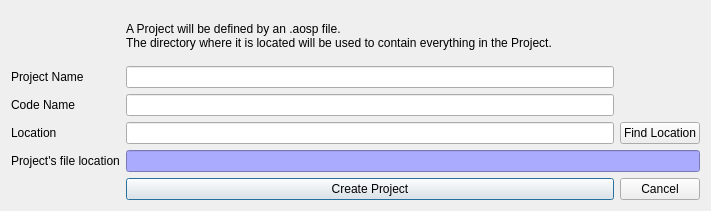
<?xml version="1.0" encoding="UTF-8"?>
<ui version="4.0">
 <class>NewProjectDialog</class>
 <widget class="QWidget" name="NewProjectDialog">
  <property name="geometry">
   <rect>
    <x>0</x>
    <y>0</y>
    <width>711</width>
    <height>211</height>
   </rect>
  </property>
  <property name="windowTitle">
   <string>New AOS Designer Project</string>
  </property>
  <layout class="QGridLayout" name="gridLayout">
   <item row="2" column="0">
    <widget class="QLabel" name="label">
     <property name="text">
      <string>Project Name</string>
     </property>
    </widget>
   </item>
   <item row="2" column="1">
    <widget class="QLineEdit" name="edit_project_name">
     <property name="toolTip">
      <string>&lt;!DOCTYPE HTML PUBLIC &quot;-//W3C//DTD HTML 4.0//EN&quot; &quot;http://www.w3.org/TR/REC-html40/strict.dtd&quot;&gt;
&lt;html&gt;&lt;head&gt;&lt;meta name=&quot;qrichtext&quot; content=&quot;1&quot; /&gt;&lt;style type=&quot;text/css&quot;&gt;
p, li { white-space: pre-wrap; }
&lt;/style&gt;&lt;/head&gt;&lt;body style=&quot; font-family:'MS Shell Dlg 2'; font-size:8.25pt; font-weight:400; font-style:normal;&quot;&gt;
&lt;p style=&quot; margin-top:0px; margin-bottom:0px; margin-left:0px; margin-right:0px; -qt-block-indent:0; text-indent:0px;&quot;&gt;&lt;span style=&quot; font-size:8pt;&quot;&gt;New project's name.&lt;br /&gt;Can be changed later.&lt;/span&gt;&lt;/p&gt;&lt;/body&gt;&lt;/html&gt;</string>
     </property>
    </widget>
   </item>
   <item row="3" column="0">
    <widget class="QLabel" name="label_2">
     <property name="text">
      <string>Code Name</string>
     </property>
    </widget>
   </item>
   <item row="3" column="1">
    <widget class="QLineEdit" name="edit_codename">
     <property name="toolTip">
      <string>&lt;!DOCTYPE HTML PUBLIC &quot;-//W3C//DTD HTML 4.0//EN&quot; &quot;http://www.w3.org/TR/REC-html40/strict.dtd&quot;&gt;
&lt;html&gt;&lt;head&gt;&lt;meta name=&quot;qrichtext&quot; content=&quot;1&quot; /&gt;&lt;style type=&quot;text/css&quot;&gt;
p, li { white-space: pre-wrap; }
&lt;/style&gt;&lt;/head&gt;&lt;body style=&quot; font-family:'MS Shell Dlg 2'; font-size:8.25pt; font-weight:400; font-style:normal;&quot;&gt;
&lt;p style=&quot; margin-top:0px; margin-bottom:0px; margin-left:0px; margin-right:0px; -qt-block-indent:0; text-indent:0px;&quot;&gt;&lt;span style=&quot; font-size:8pt;&quot;&gt;New project's code name. &lt;/span&gt;&lt;/p&gt;
&lt;p style=&quot; margin-top:0px; margin-bottom:0px; margin-left:0px; margin-right:0px; -qt-block-indent:0; text-indent:0px;&quot;&gt;&lt;span style=&quot; font-size:8pt;&quot;&gt;It should contain only letters, numbers and underscores ( _ ).&lt;/span&gt;&lt;/p&gt;
&lt;p style=&quot; margin-top:0px; margin-bottom:0px; margin-left:0px; margin-right:0px; -qt-block-indent:0; text-indent:0px;&quot;&gt;&lt;span style=&quot; font-size:8pt;&quot;&gt;It will never change and will be used to name some files and directories for the project.&lt;/span&gt;&lt;/p&gt;
&lt;p style=&quot;-qt-paragraph-type:empty; margin-top:0px; margin-bottom:0px; margin-left:0px; margin-right:0px; -qt-block-indent:0; text-indent:0px; font-size:8pt;&quot;&gt;&lt;/p&gt;&lt;/body&gt;&lt;/html&gt;</string>
     </property>
     <property name="text">
      <string extracomment="Only letters, numbers and underscores( _ ) are accepted."/>
     </property>
    </widget>
   </item>
   <item row="4" column="0">
    <widget class="QLabel" name="label_3">
     <property name="text">
      <string>Location</string>
     </property>
    </widget>
   </item>
   <item row="6" column="0">
    <widget class="QLabel" name="label_5">
     <property name="text">
      <string>Project's file location</string>
     </property>
    </widget>
   </item>
   <item row="6" column="1" colspan="2">
    <widget class="QLineEdit" name="edit_project_file_location">
     <property name="enabled">
      <bool>true</bool>
     </property>
     <property name="toolTip">
      <string>Path of the project's file that will be created.</string>
     </property>
     <property name="autoFillBackground">
      <bool>false</bool>
     </property>
     <property name="styleSheet">
      <string notr="true">background-color: rgb(170, 170, 255);
</string>
     </property>
     <property name="text">
      <string/>
     </property>
     <property name="readOnly">
      <bool>true</bool>
     </property>
    </widget>
   </item>
   <item row="7" column="1">
    <widget class="QPushButton" name="button_create">
     <property name="text">
      <string>Create Project</string>
     </property>
     <property name="autoDefault">
      <bool>true</bool>
     </property>
     <property name="default">
      <bool>true</bool>
     </property>
    </widget>
   </item>
   <item row="7" column="2">
    <widget class="QPushButton" name="button_cancel">
     <property name="text">
      <string>Cancel</string>
     </property>
     <property name="autoDefault">
      <bool>true</bool>
     </property>
     <property name="default">
      <bool>false</bool>
     </property>
    </widget>
   </item>
   <item row="4" column="1">
    <widget class="QLineEdit" name="edit_dir_location">
     <property name="toolTip">
      <string>Address of the directory where this project will be located.</string>
     </property>
    </widget>
   </item>
   <item row="4" column="2">
    <widget class="QPushButton" name="button_find_location">
     <property name="text">
      <string>Find Location</string>
     </property>
    </widget>
   </item>
   <item row="1" column="1">
    <widget class="QLabel" name="label_4">
     <property name="text">
      <string>A Project will be defined by an .aosp file.
The directory where it is located will be used to contain everything in the Project.</string>
     </property>
    </widget>
   </item>
  </layout>
 </widget>
 <tabstops>
  <tabstop>edit_project_name</tabstop>
  <tabstop>edit_codename</tabstop>
  <tabstop>edit_dir_location</tabstop>
  <tabstop>button_find_location</tabstop>
  <tabstop>button_create</tabstop>
  <tabstop>button_cancel</tabstop>
  <tabstop>edit_project_file_location</tabstop>
 </tabstops>
 <resources/>
 <connections/>
</ui>
